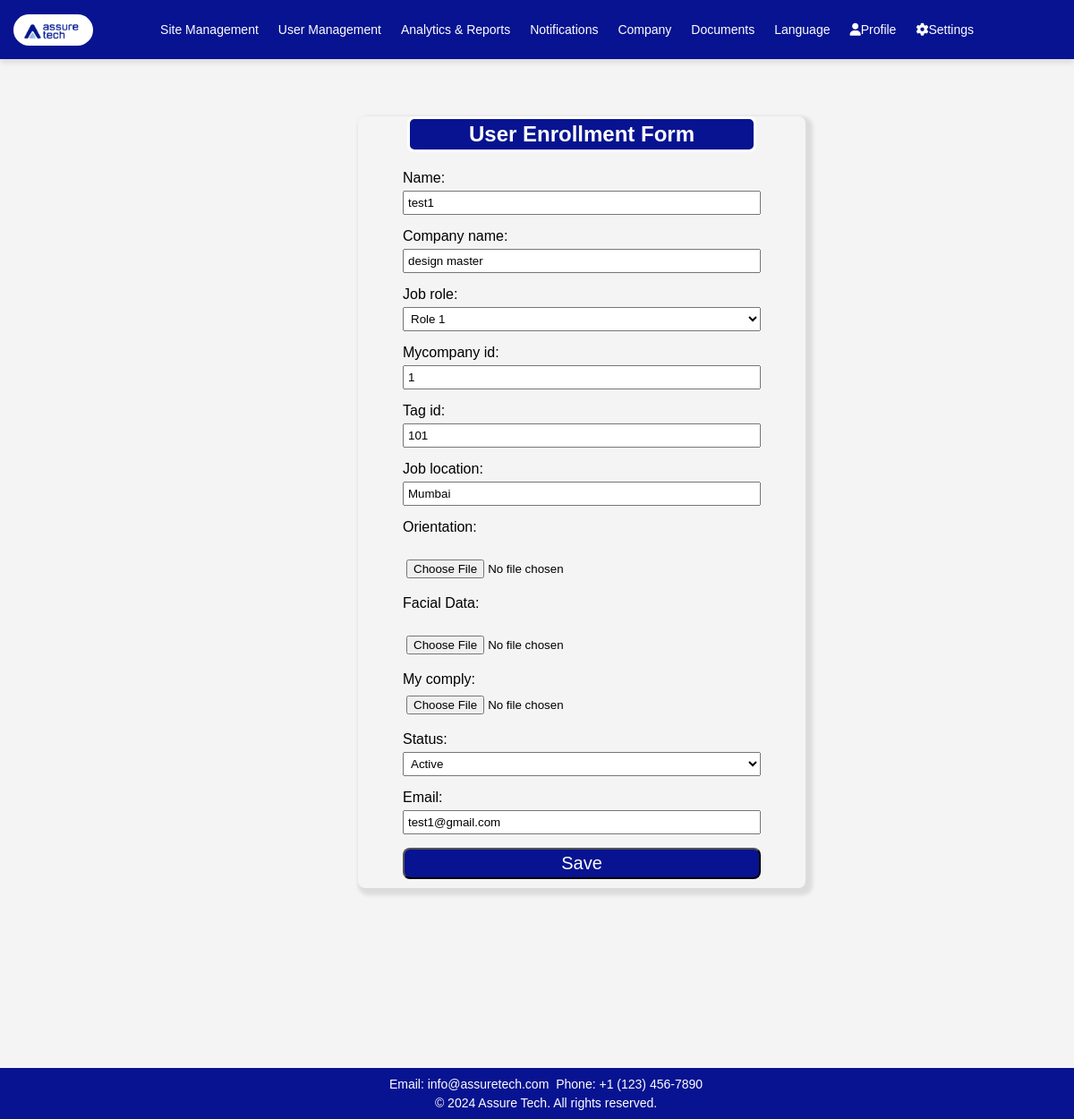
The app's page /update/99/ with its own data.
### app1/models.py (models this page shows, shortened)
class UserEnrolled(models.Model):
    sr = models.AutoField(primary_key=True,unique=True)
    picture = models.ImageField(upload_to='user_pictures/', blank=True, null=True)
    name = models.CharField(max_length=255)
    company_name = models.CharField(max_length=100)
    job_role = models.CharField(max_length=100, choices=[
        ('role1', 'Role 1'),
        ('role2', 'Role 2'),
    ])
    mycompany_id = models.CharField(max_length=10)
    tag_id = models.CharField(max_length=50)
    job_location = models.CharField(max_length=100)
    orientation = models.FileField(upload_to='attachments/', blank=True,null=True, validators=[FileExtensionValidator(['jpeg', 'jpg'])])
    facial_data = models.ImageField(upload_to=user_image_upload_path, blank=True, null=True, verbose_name='Facial Data')
    my_comply = models.ImageField(upload_to='compliance_images/',blank=True, null=True)
    status = models.CharField(max_length=10, choices=[
        ('active', 'Active'),
        ('inactive', 'Inactive'),
    ])
    email = models.EmailField()
    password = models.CharField(max_length=50)

### app1/views.py (the view)
# urls.py: path('update/<int:pk>/', UpdateData.as_view(), name='user_update'),
class UpdateData(UpdateView):
    model = UserEnrolled
    fields = ['name','company_name','job_role','mycompany_id','tag_id','job_location','orientation','facial_data','my_comply','status','email']
    template_name = 'app1/add_user.html'
    success_url = reverse_lazy('get_all')

### app1/templates/app1/add_user.html (shortened to what this page needs)
<!DOCTYPE html>
<html lang="en">
<head>
    <link rel="stylesheet" href="https://cdnjs.cloudflare.com/ajax/libs/font-awesome/5.15.3/css/all.min.css">
    <link rel="stylesheet" href="https://cdnjs.cloudflare.com/ajax/libs/font-awesome/6.0.0/css/all.min.css">
    {% load static %}
</head>
<body>
    <header>
        <a class="logo" href="#"><img src="{% static 'app1/images/logo.jpg' %}" alt="Logo"></a>
        <nav class="nav">
            <div class="dropdown">
                <a href="{% url 'sites' %}">Site Management</a>
            </div>
            <a href="{% url 'get_all' %}">User Management</a>
            <a href="{% url 'report' %}">Analytics & Reports</a>
            <a href="{% url 'notification1' %}">Notifications</a>
            <a href="{% url 'company' %}">Company</a>
            <a href="{%url 'orientation' %}">Documents</a>
            <div class="dropdown">
                <a href="#" class="dropbtn">Language</a>
            </div>
            <div class="dropdown">
                <a href="#" class="dropbtn"><i class="fas fa-user"></i>Profile</a>
            </div>
            <div class="dropdown">
                <a href="#" class="dropbtn"><i class="fas fa-cog"></i>Settings</a>
            </div>
        </nav>
    </header>
    <div class="container">
        <h2>User Enrollment Form</h2>
        <form method="post" action="" enctype="multipart/form-data">
            {% for field in form %}
                {% if field.name == 'orientation' or field.name == 'facial_data' %}
                    {% if form.instance.field.name %}
                        <label><a href="#" onclick="showData('{{ field.name }}'); return false;">{{ field.label }}</a></label>
                        <br>
                        <div id="{{ field.name }}Data" style="display: none;">
                            <p>{{ form.instance.field.name }}</p>
                        </div>
                    {% else %}
                        <label>{{ field.label_tag }}</label>
                        <br>
                        <input type="file" name="{{ field.name }}" id="{{ field.id_for_label }}" accept="image/*">
                    {% endif %}
                {% else %}
                    {{ field.label_tag }} {{ field }}
                    <br>
                {% endif %}
            {% endfor %}
            <input type="submit" value="Save">
        </form>
    </div>
    <footer>
        <p>Email: info@assuretech.com</p>
        <p>Phone: +1 (123) 456-7890</p>
        <div class="footer-bottom">
            <p>&copy; 2024 Assure Tech. All rights reserved.</p>
        </div>
    </footer>
</body>
</html>

### app1/templates/app1/add_user.html (style rules this page uses)
body { font-family: 'Verdana', sans-serif; width: 100%; margin: 0; padding-top: 10vh; background: #f4f4f4; box-sizing: border-box; height: 1250px; }
header { background-color: #071390; color: white; text-align: center; padding: 15px 0; position: fixed; top: 0; width: 100%; z-index: 1000; display: flex; justify-content: space-between; align-items: center; box-shadow: 0px 4px 6px rgba(0, 0, 0, 0.1); }
.nav a { color: white; padding: 10px 10px; font-size: 14px; text-decoration: none; display: inline-block; margin-right: 2px; transition: color 0.3s ease; }
.nav { display: flex; align-items: center; margin-right: 100px; }
.logo img { max-height: 35px; margin-left: 15px; float: left; border-radius: 20px; }
.dropdown { display: inline-block; position: relative; text-align: center; }
footer { position: fixed; bottom: 0; width: 100%; background-color: #071390; color: white; text-align: center; padding: 10px; z-index: 1000; font-size: 14px; }
footer h4, footer p { white-space: nowrap; margin: 0; padding: 2px; display: inline; }
.footer-bottom { white-space: nowrap; padding-top: 5px; }
.footer-bottom p { margin: 0; }
h2 { text-align: center; background-color: #071390; margin-left: 55px; margin-right: 55px; padding: 3px; border: solid; color: white; border-radius: 8px; }
form { width: 80%; max-width: 600px; margin: auto; margin-top: 15px; }
label { display: block; margin-top: 5px; }
input, select { width: 100%; padding: 4px; margin-top: 5px; margin-bottom: 10px; box-sizing: border-box; }
input[type="submit"] { background-color: #071390; color: white; cursor: pointer; font-size: 20px; border-radius: 8px; }
.container { padding: 0; border-radius: 8px; box-shadow: 4px 4px 4px 4px rgba(0, 0, 0, 0.1); width: 500px; margin-top: 50px; margin-left: 400px; }

### records on screen
UserEnrolled: form "test1" "design master" "Role 1" "1" "101" "Mumbai" "Active" "test1@gmail.com"

### other values on screen
{{ field.label_tag }} "Name:" "Company name:" "Job role:" "Mycompany id:" "Tag id:" "Job location:" "My comply:" "Status:" "Email:"
{{ field.label_tag }} "Orientation:" "Facial Data:"
